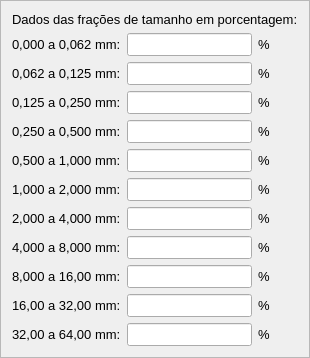
       <widget class="QFrame" name="frame_4">
        <property name="frameShape">
         <enum>QFrame::StyledPanel</enum>
        </property>
        <property name="frameShadow">
         <enum>QFrame::Sunken</enum>
        </property>
        <layout class="QFormLayout" name="formLayout_4">
         <property name="fieldGrowthPolicy">
          <enum>QFormLayout::AllNonFixedFieldsGrow</enum>
         </property>
         <item row="1" column="0">
          <widget class="QLabel" name="FracoesDeTamanho">
           <property name="font">
            <font>
             <family>Arial</family>
             <pointsize>10</pointsize>
            </font>
           </property>
           <property name="text">
            <string>Dados das frações de tamanho em porcentagem:</string>
           </property>
          </widget>
         </item>
         <item row="2" column="0">
          <layout class="QGridLayout" name="gridLayout_11">
           <item row="11" column="2">
            <widget class="QLineEdit" name="Faixa11LineEdit">
             <property name="sizePolicy">
              <sizepolicy hsizetype="MinimumExpanding" vsizetype="Fixed">
               <horstretch>0</horstretch>
               <verstretch>0</verstretch>
              </sizepolicy>
             </property>
             <property name="font">
              <font>
               <family>Arial</family>
               <pointsize>10</pointsize>
              </font>
             </property>
             <property name="text">
              <string/>
             </property>
            </widget>
           </item>
           <item row="8" column="0">
            <widget class="QLabel" name="Faixa8Label">
             <property name="font">
              <font>
               <family>Arial</family>
               <pointsize>10</pointsize>
              </font>
             </property>
             <property name="text">
              <string>4,000 a 8,000 mm:</string>
             </property>
            </widget>
           </item>
           <item row="3" column="0">
            <widget class="QLabel" name="Faixa3Label">
             <property name="font">
              <font>
               <family>Arial</family>
               <pointsize>10</pointsize>
              </font>
             </property>
             <property name="text">
              <string>0,125 a 0,250 mm:</string>
             </property>
            </widget>
           </item>
           <item row="1" column="0">
            <widget class="QLabel" name="Faixa1Label">
             <property name="font">
              <font>
               <family>Arial</family>
               <pointsize>10</pointsize>
              </font>
             </property>
             <property name="text">
              <string>0,000 a 0,062 mm:</string>
             </property>
            </widget>
           </item>
           <item row="2" column="0">
            <widget class="QLabel" name="Faixa2Label">
             <property name="font">
              <font>
               <family>Arial</family>
               <pointsize>10</pointsize>
              </font>
             </property>
             <property name="text">
              <string>0,062 a 0,125 mm:</string>
             </property>
            </widget>
           </item>
           <item row="7" column="0">
            <widget class="QLabel" name="Faixa7Label">
             <property name="font">
              <font>
               <family>Arial</family>
               <pointsize>10</pointsize>
              </font>
             </property>
             <property name="text">
              <string>2,000 a 4,000 mm:</string>
             </property>
            </widget>
           </item>
           <item row="5" column="0">
            <widget class="QLabel" name="Faixa5Label">
             <property name="font">
              <font>
               <family>Arial</family>
               <pointsize>10</pointsize>
              </font>
             </property>
             <property name="text">
              <string>0,500 a 1,000 mm:</string>
             </property>
            </widget>
           </item>
           <item row="6" column="0">
            <widget class="QLabel" name="Faixa6Label">
             <property name="font">
              <font>
               <family>Arial</family>
               <pointsize>10</pointsize>
              </font>
             </property>
             <property name="text">
              <string>1,000 a 2,000 mm:</string>
             </property>
            </widget>
           </item>
           <item row="4" column="0">
            <widget class="QLabel" name="Faixa4Label">
             <property name="font">
              <font>
               <family>Arial</family>
               <pointsize>10</pointsize>
              </font>
             </property>
             <property name="text">
              <string>0,250 a 0,500 mm:</string>
             </property>
            </widget>
           </item>
           <item row="9" column="0">
            <widget class="QLabel" name="Faixa9Label">
             <property name="font">
              <font>
               <family>Arial</family>
               <pointsize>10</pointsize>
              </font>
             </property>
             <property name="text">
              <string>8,000 a 16,00 mm:</string>
             </property>
            </widget>
           </item>
           <item row="10" column="0">
            <widget class="QLabel" name="Faixa10Label">
             <property name="font">
              <font>
               <family>Arial</family>
               <pointsize>10</pointsize>
              </font>
             </property>
             <property name="text">
              <string>16,00 a 32,00 mm:</string>
             </property>
            </widget>
           </item>
           <item row="11" column="0">
            <widget class="QLabel" name="Faixa11Label">
             <property name="font">
              <font>
               <family>Arial</family>
               <pointsize>10</pointsize>
              </font>
             </property>
             <property name="text">
              <string>32,00 a 64,00 mm:</string>
             </property>
            </widget>
           </item>
           <item row="1" column="2">
            <widget class="QLineEdit" name="Faixa1LineEdit">
             <property name="sizePolicy">
              <sizepolicy hsizetype="MinimumExpanding" vsizetype="Fixed">
               <horstretch>0</horstretch>
               <verstretch>0</verstretch>
              </sizepolicy>
             </property>
             <property name="font">
              <font>
               <family>Arial</family>
               <pointsize>10</pointsize>
              </font>
             </property>
             <property name="text">
              <string/>
             </property>
            </widget>
           </item>
           <item row="2" column="2">
            <widget class="QLineEdit" name="Faixa2LineEdit">
             <property name="sizePolicy">
              <sizepolicy hsizetype="MinimumExpanding" vsizetype="Fixed">
               <horstretch>0</horstretch>
               <verstretch>0</verstretch>
              </sizepolicy>
             </property>
             <property name="font">
              <font>
               <family>Arial</family>
               <pointsize>10</pointsize>
              </font>
             </property>
             <property name="text">
              <string/>
             </property>
            </widget>
           </item>
           <item row="3" column="2">
            <widget class="QLineEdit" name="Faixa3LineEdit">
             <property name="sizePolicy">
              <sizepolicy hsizetype="MinimumExpanding" vsizetype="Fixed">
               <horstretch>0</horstretch>
               <verstretch>0</verstretch>
              </sizepolicy>
             </property>
             <property name="font">
              <font>
               <family>Arial</family>
               <pointsize>10</pointsize>
              </font>
             </property>
             <property name="text">
              <string/>
             </property>
            </widget>
           </item>
           <item row="4" column="2">
            <widget class="QLineEdit" name="Faixa4LineEdit">
             <property name="sizePolicy">
              <sizepolicy hsizetype="MinimumExpanding" vsizetype="Fixed">
               <horstretch>0</horstretch>
               <verstretch>0</verstretch>
              </sizepolicy>
             </property>
             <property name="font">
              <font>
               <family>Arial</family>
               <pointsize>10</pointsize>
              </font>
             </property>
             <property name="text">
              <string/>
             </property>
            </widget>
           </item>
           <item row="5" column="2">
            <widget class="QLineEdit" name="Faixa5LineEdit">
             <property name="sizePolicy">
              <sizepolicy hsizetype="MinimumExpanding" vsizetype="Fixed">
               <horstretch>0</horstretch>
               <verstretch>0</verstretch>
              </sizepolicy>
             </property>
             <property name="font">
              <font>
               <family>Arial</family>
               <pointsize>10</pointsize>
              </font>
             </property>
             <property name="text">
              <string/>
             </property>
            </widget>
           </item>
           <item row="6" column="2">
            <widget class="QLineEdit" name="Faixa6LineEdit">
             <property name="sizePolicy">
              <sizepolicy hsizetype="MinimumExpanding" vsizetype="Fixed">
               <horstretch>0</horstretch>
               <verstretch>0</verstretch>
              </sizepolicy>
             </property>
             <property name="font">
              <font>
               <family>Arial</family>
               <pointsize>10</pointsize>
              </font>
             </property>
             <property name="text">
              <string/>
             </property>
            </widget>
           </item>
           <item row="7" column="2">
            <widget class="QLineEdit" name="Faixa7LineEdit">
             <property name="sizePolicy">
              <sizepolicy hsizetype="MinimumExpanding" vsizetype="Fixed">
               <horstretch>0</horstretch>
               <verstretch>0</verstretch>
              </sizepolicy>
             </property>
             <property name="font">
              <font>
               <family>Arial</family>
               <pointsize>10</pointsize>
              </font>
             </property>
             <property name="text">
              <string/>
             </property>
            </widget>
           </item>
           <item row="8" column="2">
            <widget class="QLineEdit" name="Faixa8LineEdit">
             <property name="sizePolicy">
              <sizepolicy hsizetype="MinimumExpanding" vsizetype="Fixed">
               <horstretch>0</horstretch>
               <verstretch>0</verstretch>
              </sizepolicy>
             </property>
             <property name="font">
              <font>
               <family>Arial</family>
               <pointsize>10</pointsize>
              </font>
             </property>
             <property name="text">
              <string/>
             </property>
            </widget>
           </item>
           <item row="9" column="2">
            <widget class="QLineEdit" name="Faixa9LineEdit">
             <property name="sizePolicy">
              <sizepolicy hsizetype="MinimumExpanding" vsizetype="Fixed">
               <horstretch>0</horstretch>
               <verstretch>0</verstretch>
              </sizepolicy>
             </property>
             <property name="font">
              <font>
               <family>Arial</family>
               <pointsize>10</pointsize>
              </font>
             </property>
             <property name="text">
              <string/>
             </property>
            </widget>
           </item>
           <item row="10" column="2">
            <widget class="QLineEdit" name="Faixa10LineEdit">
             <property name="sizePolicy">
              <sizepolicy hsizetype="MinimumExpanding" vsizetype="Fixed">
               <horstretch>0</horstretch>
               <verstretch>0</verstretch>
              </sizepolicy>
             </property>
             <property name="font">
              <font>
               <family>Arial</family>
               <pointsize>10</pointsize>
              </font>
             </property>
             <property name="text">
              <string/>
             </property>
            </widget>
           </item>
           <item row="1" column="3">
            <widget class="QLabel" name="Faixa1UnidLabel">
             <property name="font">
              <font>
               <family>Arial</family>
               <pointsize>10</pointsize>
              </font>
             </property>
             <property name="text">
              <string>%</string>
             </property>
            </widget>
           </item>
           <item row="2" column="3">
            <widget class="QLabel" name="Faixa2UnidLabel">
             <property name="font">
              <font>
               <family>Arial</family>
               <pointsize>10</pointsize>
              </font>
             </property>
             <property name="text">
              <string>%</string>
             </property>
            </widget>
           </item>
           <item row="3" column="3">
            <widget class="QLabel" name="Faixa3UnidLabel">
             <property name="font">
              <font>
               <family>Arial</family>
               <pointsize>10</pointsize>
              </font>
             </property>
             <property name="text">
              <string>%</string>
             </property>
            </widget>
           </item>
           <item row="4" column="3">
            <widget class="QLabel" name="Faixa4UnidLabel">
             <property name="font">
              <font>
               <family>Arial</family>
               <pointsize>10</pointsize>
              </font>
             </property>
             <property name="text">
              <string>%</string>
             </property>
            </widget>
           </item>
           <item row="5" column="3">
            <widget class="QLabel" name="Faixa5UnidLabel">
             <property name="font">
              <font>
               <family>Arial</family>
               <pointsize>10</pointsize>
              </font>
             </property>
             <property name="text">
              <string>%</string>
             </property>
            </widget>
           </item>
           <item row="6" column="3">
            <widget class="QLabel" name="Faixa6UnidLabel">
             <property name="font">
              <font>
               <family>Arial</family>
               <pointsize>10</pointsize>
              </font>
             </property>
             <property name="text">
              <string>%</string>
             </property>
            </widget>
           </item>
           <item row="7" column="3">
            <widget class="QLabel" name="Faixa7UnidLabel">
             <property name="font">
              <font>
               <family>Arial</family>
               <pointsize>10</pointsize>
              </font>
             </property>
             <property name="text">
              <string>%</string>
             </property>
            </widget>
           </item>
           <item row="8" column="3">
            <widget class="QLabel" name="Faixa8UnidLabel">
             <property name="font">
              <font>
               <family>Arial</family>
               <pointsize>10</pointsize>
              </font>
             </property>
             <property name="text">
              <string>%</string>
             </property>
            </widget>
           </item>
           <item row="9" column="3">
            <widget class="QLabel" name="Faixa9UnidLabel">
             <property name="font">
              <font>
               <family>Arial</family>
               <pointsize>10</pointsize>
              </font>
             </property>
             <property name="text">
              <string>%</string>
             </property>
            </widget>
           </item>
           <item row="10" column="3">
            <widget class="QLabel" name="Faixa10UnidLabel">
             <property name="font">
              <font>
               <family>Arial</family>
               <pointsize>10</pointsize>
              </font>
             </property>
             <property name="text">
              <string>%</string>
             </property>
            </widget>
           </item>
           <item row="11" column="3">
            <widget class="QLabel" name="Faixa11UnidLabel">
             <property name="font">
              <font>
               <family>Arial</family>
               <pointsize>10</pointsize>
              </font>
             </property>
             <property name="text">
              <string>%</string>
             </property>
            </widget>
           </item>
          </layout>
         </item>
        </layout>
       </widget>
